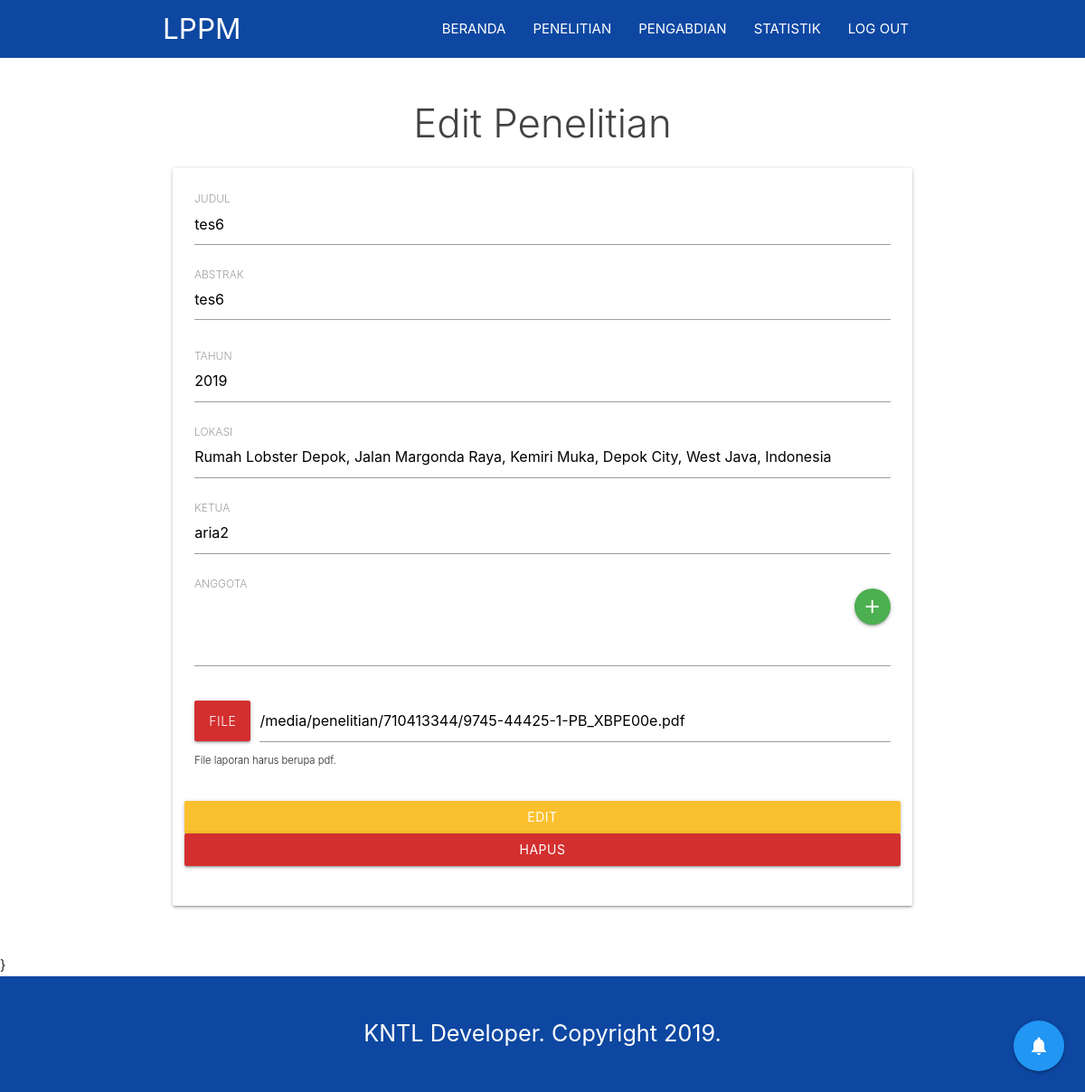
Screenshot of /home/penelitian_ls/6/detail1/ (signed in) with the database file from the repository.
### lppm/models.py (models this page shows)
class Penelitian(models.Model):
	dosen = models.ForeignKey(Dosen, on_delete=models.CASCADE)
	file = models.FileField(
		upload_to=upload_penelitian,
		blank=False,
		null=False,
	)
	status = models.BooleanField(default=False)
	tahun = models.CharField(max_length=5, blank=False)
	judul = models.CharField(max_length=120, blank=False)
	created = models.DateTimeField(auto_now_add=True, auto_now=False)
	updated = models.DateTimeField(auto_now=True, auto_now_add=False)
	lokasi = models.CharField(max_length=120, blank=False)
	lokasi_id = models.CharField(max_length=120, blank=True, null=True, default="")
	abstrak = models.TextField(blank=False)

class AnggotaPenelitian(models.Model):
	penelitian = models.ForeignKey(Penelitian, on_delete=models.CASCADE)
	LEVEL = (
		("1", "Ketua"),
		("2", "Anggota"),
	)
	level = models.CharField(
		max_length=1,
		choices=LEVEL,
	)
	nama = models.CharField(max_length=120, blank=False)

### lppm/views.py (the view, shortened to what this page needs)
# urls.py: path('home/penelitian_ls/<int:pk>/detail1/', views.penelitian_detail_n, name='penelitian_detail_n'),
@login_required
def penelitian_detail_n(request, pk=None): # get list of pk_anggota
	penelitian = True
	user = User.objects.get(pk=request.user.pk)
	penelitian_detail = get_object_or_404(Penelitian, pk=pk)
	try:
		ketua = AnggotaPenelitian.objects.get(penelitian=penelitian_detail, level=1)
	except:
		ketua = None
	anggota = AnggotaPenelitian.objects.filter(penelitian=penelitian_detail, level=2)
	context = {
		'penelitian_detail': penelitian_detail,
		'anggota': anggota,
		'ketua': ketua,
		'user': user,
		'penelitian': penelitian,
	}
	return render(request, '1blood-2/p_detail1.html', context)

### templates/1blood-2/p_detail1.html (shortened to what this page needs)
{% extends '1blood-2/penelitian_self.html' %}
{% load staticfiles %}
{% load notifications_tags %}
{% block content %}
{% if penelitian %}
    	<section id="penelitian" class="about scrollspy">
        	<div class="container">
          		<div class="row">
            		<h3 class="center light grey-text text-darken-3">Edit Penelitian</h3>
            		<div class="col s12 light">
              			<div class="card-panel wow slideInLeft" data-wow-duration="1s" data-wow-delay: "0.5s">
                <div class="row">
                  <form class="col s12" id="formUpdateData" action="" method="POST" enctype='multipart/form-data'>{% csrf_token %}
                    <div class="row">
                      <div class="input-field col s12 tambah">
                        <input id="judul" type="text" class="validate" name="judul" placeholder="{{ penelitian_detail.judul }}" value="{{ penelitian_detail.judul }}" required>
                        <label for="judul">JUDUL</label>
                      </div>
                      <div class="input-field col s12 tambah">
                        <textarea id="textarea2" class="materialize-textarea" name="abstrak" required>{{ penelitian_detail.abstrak }}</textarea>
                        <label for="textarea2">ABSTRAK</label>
                      </div>
                      <div class="input-field col s12 tambah">
                        <input id="tahun" type="text" name="tahun" placeholder="{{ penelitian_detail.tahun }}" value="{{ penelitian_detail.tahun }}" required>
                        <label for="tahun">TAHUN</label>
                      </div>
                      <div class="input-field col s12 tambah">
                        <input id="lokasi" type="text" class="validate" name="lokasi" placeholder="{{ penelitian_detail.lokasi }}" value="{{ penelitian_detail.lokasi }}" required>
                        <label for="lokasi">LOKASI</label>
                      </div>
                      <div class="input-field col s12 tambah">
                        <input id="ketua" type="text" class="validate" name="ketua" placeholder="{{ ketua.nama }}" value="{{ ketua.nama }}" required>
                        <label for="ketua">KETUA</label>
                      </div>
                      {% if anggota %}
                      <div class="input-field col s10 tambah" id="anggotaPenelitian">
                        {% for l in anggota %}
                        <div>
                          <a href="#!" class="remove_field btn-floating red right"><i class="material-icons">clear</i></a> <input id="anggota" type="text" class="validate" name="anggota" value="{{ l.nama }}" placeholder="{{ l.nama }}" required>
                        </div>
                        {% endfor %}
                        <label for="anggota" id="jingan">ANGGOTA</label>
                      </div>
                      <div class="col s2"><button class="btn-floating right green" type="button" id="faka1" style="margin-top: 15px !important;" {% if penelitian_detail.status == True %}disabled{% endif %}><i class="material-icons tooltipped" data-position="top" data-tooltip="Tambah Anggota">add</i></button></div>
                      {% else %}
                      <div class="input-field col s12 tambah" id="anggotaPenelitian">
                        <button class="btn-floating right green" type="button" id="faka1" {% if penelitian_detail.status == True %}disabled{% endif %}><i class="material-icons tooltipped" data-position="top" data-tooltip="Tambah Anggota">add</i></button>
                        <input id="anggota_hidden" placeholder="" type="text" class="validate" name="anggota">
                        <label for="anggota_hidden">ANGGOTA</label>
                      </div>
                      {% endif %}
                      <div class="file-field input-field col s12 tambah">
                        <div class="btn red darken-2">
                          <span>File</span>
                        </div>
                        <div class="file-path-wrapper">
                          <input class="file-path validate" type="text" value="{{ penelitian_detail.file.url }}" placeholder="{{ penelitian_detail.file.url }}">
                        </div>
                        <small id="fileHelpBlock" class="form-text text-muted">
                          File laporan harus berupa pdf.
                        </small>
                      </div>
                      {% if penelitian_detail.status == False %}
                      <button class="btn waves-effect waves-light right col s12 yellow darken-2" type="submit" name="action" style="margin-top: 20px; margin-bottom: -20px;" id="btnAddPenelitian">Edit</button>
                      {% endif %}
                      <button class="btn waves-effect waves-light right col s12 red darken-2 modal-trigger" href="#delPenelitian" type="button" name="action" style="margin-top: 20px; margin-bottom: -20px;" id="btnHapusPenelitian">Hapus</button>
                    </div>
                  </form>
                </div>
              </div>
            </div>
        </div>
      </div>
    </section>
{% endif %}
    <div class="fixed-action-btn">
      <a class="btn-floating btn-large blue modal-trigger " data-target="modalnotif">
        <i class="large material-icons">notifications</i>
      </a>
    </div>
}
{% endblock content %}

### static/1blood-2/css/style.css (style rules this page uses)
section, footer { padding: 20px 0; }

### rows the page displays
Penelitian: judul "tes6", abstrak "tes6", tahun "2019", lokasi "Rumah Lobster Depok, Jalan Margonda Raya, Kemiri Muka, Depok City, West Java, Indonesia", file "/media/penelitian/710413344/9745-44425-1-PB_XBPE00e.pdf"
AnggotaPenelitian: ketua "aria2"
